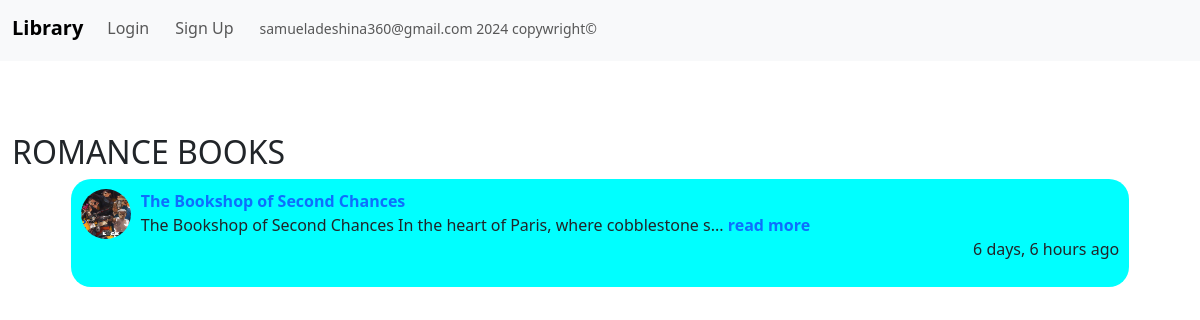
/genre/Romance, run on an earlier commit of the app's database.
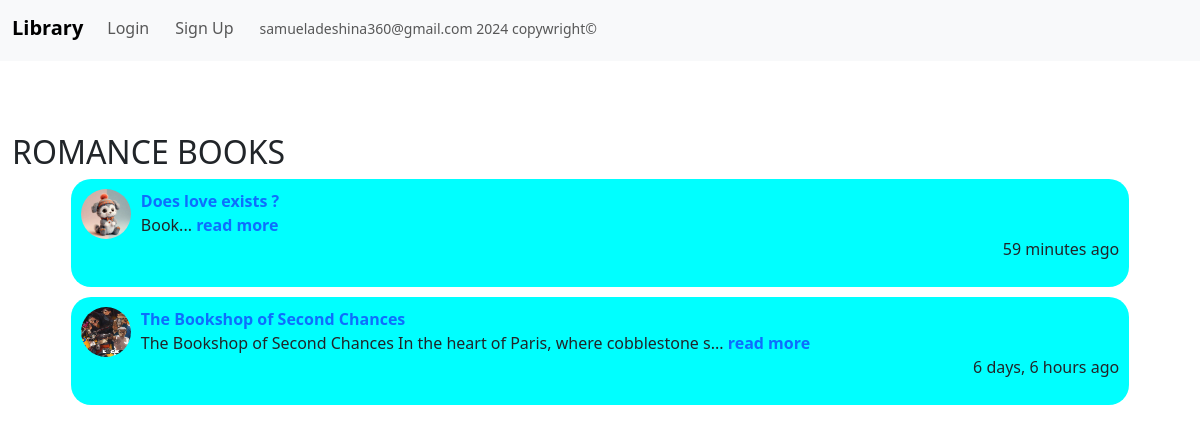
And on a later commit of the database.
### main/models.py (models this page shows, shortened)
class Book(models.Model):
    author = models.ForeignKey(User, on_delete=models.CASCADE, null=True, blank=True)
    title = models.CharField(max_length=300)
    cover = models.ImageField(upload_to='images/', default="images/all.jpg")
    description = models.TextField(max_length=50000, null=True, blank=True)
    genre = models.ManyToManyField(Genre, related_name='genres', blank=True)
    body = models.TextField(null=True, blank=True, default="Book")
    date_added = models.DateTimeField(auto_now_add=True)
    class Meta:
        ordering = ['-date_added']

### main/views.py (the view)
# urls.py: path('genre/<str:genre_name>', views.GenreSpecific, name='genre'),
def GenreSpecific(request, genre_name):
    genre = Genre.objects.get(genre = genre_name)
    context = {'genre':genre}
    return render(request,'main/genre.html', context)

### main/models.py (called while the page is built)
    def __str__(self) -> str:
        return self.genre

### main/templates/main/genre.html (shortened to what this page needs)
{% extends 'base.html' %}
{% block content %}
<div>
    <br>
    <h2>
        <marquee behavior="alternate" direction="left" scrollamount="2" scrolldelay="10">
            {{ genre|upper }} BOOKS
        </marquee>
    </h2>
    {% for book in genre.genres.all %}
            <div class="mai">
                <img src="{{ book.cover.url }}" alt="{{ book.title }}" class="pimga">
                <p><a href="{% url 'read'  book.id %}">{{ book.title }}</a>
                    {% if book.body|length != 0 %}
                        <br>
                        {{ book.body|slice:'80' }}...<a href="{% url 'read'  book.id %}"> read more</a>
                    {% else %}
                        <p>Still Undergoing Production</p>
                    {% endif %}
                <p style="text-align: end;" class="date">{{ book.date_added|timesince }} ago</p></p>
                <br>
            </div>
    {% endfor %}
</div>
{% endblock %}

What changed in the data, as far as the page shows it:
added Book: cover (picture), title "Does love exists ?", body "Book", date_added "59 minutes"
